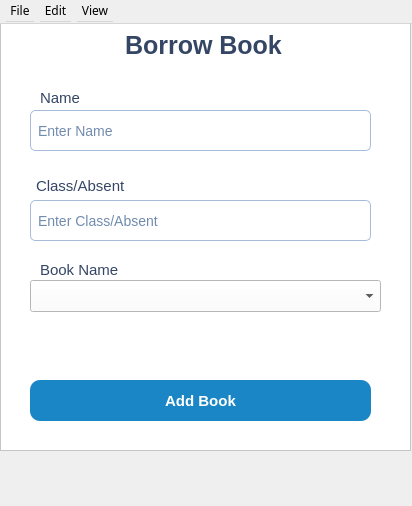
<?xml version="1.0" encoding="UTF-8"?>
<ui version="4.0">
 <class>AddBorrowDialog</class>
 <widget class="QDialog" name="AddBorrowDialog">
  <property name="geometry">
   <rect>
    <x>0</x>
    <y>0</y>
    <width>412</width>
    <height>506</height>
   </rect>
  </property>
  <property name="font">
   <font>
    <family>PT Serif Caption</family>
   </font>
  </property>
  <property name="windowTitle">
   <string>Window</string>
  </property>
  <property name="pixmap" stdset="0">
   <pixmap/>
  </property>
  <widget class="QWidget" name="centralwidget" native="true">
   <property name="geometry">
    <rect>
     <x>0</x>
     <y>0</y>
     <width>411</width>
     <height>451</height>
    </rect>
   </property>
   <widget class="QFrame" name="PinjamFrame">
    <property name="enabled">
     <bool>true</bool>
    </property>
    <property name="geometry">
     <rect>
      <x>0</x>
      <y>0</y>
      <width>411</width>
      <height>451</height>
     </rect>
    </property>
    <property name="font">
     <font>
      <family>.AppleSystemUIFont</family>
     </font>
    </property>
    <property name="mouseTracking">
     <bool>false</bool>
    </property>
    <property name="styleSheet">
     <string notr="true">background-color: rgba(255, 255, 255, 1)</string>
    </property>
    <property name="frameShape">
     <enum>QFrame::StyledPanel</enum>
    </property>
    <property name="frameShadow">
     <enum>QFrame::Raised</enum>
    </property>
    <widget class="QLabel" name="BITARY">
     <property name="geometry">
      <rect>
       <x>125</x>
       <y>30</y>
       <width>161</width>
       <height>31</height>
      </rect>
     </property>
     <property name="font">
      <font>
       <family>Arial</family>
       <pointsize>-1</pointsize>
       <weight>75</weight>
       <bold>true</bold>
      </font>
     </property>
     <property name="styleSheet">
      <string notr="true">color:rgba(53, 70, 101, 1);
font-size:25px;
border-radius: 38px;</string>
     </property>
     <property name="text">
      <string>Borrow Book</string>
     </property>
    </widget>
    <widget class="QLineEdit" name="lineEdit_5">
     <property name="geometry">
      <rect>
       <x>30</x>
       <y>110</y>
       <width>341</width>
       <height>41</height>
      </rect>
     </property>
     <property name="styleSheet">
      <string notr="true">QLineEdit {
    background-color: #ffffff; 
    border: 1px solid #A6BCDA;   
    border-radius: 5px;      
    padding: 5px;              
    font-size: 14px;   
	color : #718BAE
 
}</string>
     </property>
     <property name="text">
      <string>Enter Name</string>
     </property>
    </widget>
    <widget class="QLabel" name="BITARY_7">
     <property name="geometry">
      <rect>
       <x>40</x>
       <y>90</y>
       <width>41</width>
       <height>16</height>
      </rect>
     </property>
     <property name="font">
      <font>
       <family>Arial</family>
       <pointsize>-1</pointsize>
       <weight>50</weight>
       <bold>false</bold>
      </font>
     </property>
     <property name="styleSheet">
      <string notr="true">color:#354665;
font-size:15px;
border-radius: 38px;
</string>
     </property>
     <property name="text">
      <string>Name</string>
     </property>
    </widget>
    <widget class="QLineEdit" name="lineEdit_6">
     <property name="geometry">
      <rect>
       <x>30</x>
       <y>200</y>
       <width>341</width>
       <height>41</height>
      </rect>
     </property>
     <property name="styleSheet">
      <string notr="true">QLineEdit {
    background-color: #ffffff; 
    border: 1px solid #A6BCDA;   
    border-radius: 5px;      
    padding: 5px;              
    font-size: 14px;   
	color : #718BAE
 
}</string>
     </property>
     <property name="text">
      <string>Enter Class/Absent</string>
     </property>
    </widget>
    <widget class="QLabel" name="BITARY_8">
     <property name="geometry">
      <rect>
       <x>36</x>
       <y>176</y>
       <width>91</width>
       <height>20</height>
      </rect>
     </property>
     <property name="font">
      <font>
       <family>Arial</family>
       <pointsize>-1</pointsize>
       <weight>50</weight>
       <bold>false</bold>
      </font>
     </property>
     <property name="styleSheet">
      <string notr="true">color:#354665;
font-size:15px;
border-radius: 38px;
</string>
     </property>
     <property name="text">
      <string>Class/Absent</string>
     </property>
    </widget>
    <widget class="QPushButton" name="pushButton_3">
     <property name="geometry">
      <rect>
       <x>30</x>
       <y>380</y>
       <width>341</width>
       <height>41</height>
      </rect>
     </property>
     <property name="font">
      <font>
       <family>Arial</family>
       <pointsize>-1</pointsize>
       <weight>75</weight>
       <bold>true</bold>
      </font>
     </property>
     <property name="styleSheet">
      <string notr="true">QPushButton {
    background-color: rgb(27, 134, 198);
    color: white;
    border-radius: 10px;
    padding: 5px 10px;
    font-size: 15px;
}
</string>
     </property>
     <property name="text">
      <string>Add Book</string>
     </property>
    </widget>
    <widget class="QComboBox" name="comboBox">
     <property name="geometry">
      <rect>
       <x>30</x>
       <y>280</y>
       <width>351</width>
       <height>32</height>
      </rect>
     </property>
    </widget>
    <widget class="QLabel" name="BITARY_9">
     <property name="geometry">
      <rect>
       <x>40</x>
       <y>260</y>
       <width>91</width>
       <height>20</height>
      </rect>
     </property>
     <property name="font">
      <font>
       <family>Arial</family>
       <pointsize>-1</pointsize>
       <weight>50</weight>
       <bold>false</bold>
      </font>
     </property>
     <property name="styleSheet">
      <string notr="true">color:#354665;
font-size:15px;
border-radius: 38px;
</string>
     </property>
     <property name="text">
      <string>Book Name</string>
     </property>
    </widget>
   </widget>
  </widget>
  <widget class="QStatusBar" name="statusbar">
   <property name="geometry">
    <rect>
     <x>0</x>
     <y>0</y>
     <width>3</width>
     <height>22</height>
    </rect>
   </property>
  </widget>
  <widget class="QMenuBar" name="menubar">
   <property name="geometry">
    <rect>
     <x>0</x>
     <y>0</y>
     <width>412</width>
     <height>24</height>
    </rect>
   </property>
   <widget class="QMenu" name="menuFile">
    <property name="title">
     <string>File</string>
    </property>
   </widget>
   <widget class="QMenu" name="menuEdit">
    <property name="title">
     <string>Edit</string>
    </property>
   </widget>
   <widget class="QMenu" name="menuView">
    <property name="title">
     <string>View</string>
    </property>
   </widget>
   <addaction name="menuFile"/>
   <addaction name="menuEdit"/>
   <addaction name="menuView"/>
  </widget>
 </widget>
 <resources/>
 <connections/>
</ui>
